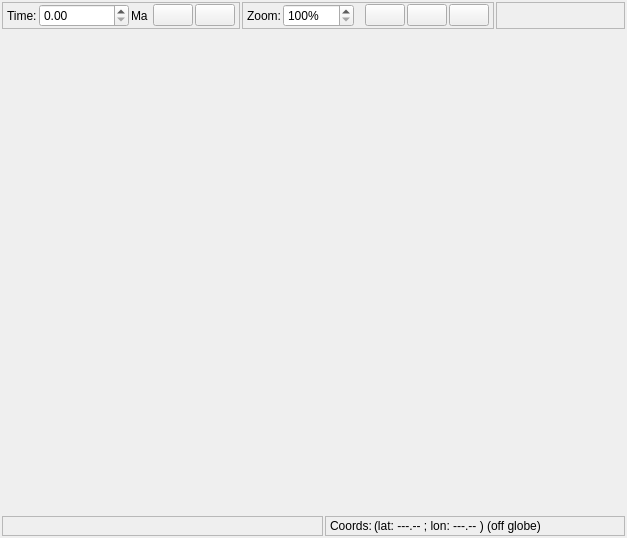
<ui version="4.0" >
 <class>ReconstructionViewWidget</class>
 <widget class="QWidget" name="ReconstructionViewWidget" >
  <property name="geometry" >
   <rect>
    <x>0</x>
    <y>0</y>
    <width>627</width>
    <height>538</height>
   </rect>
  </property>
  <property name="sizePolicy" >
   <sizepolicy vsizetype="Expanding" hsizetype="Expanding" >
    <horstretch>0</horstretch>
    <verstretch>0</verstretch>
   </sizepolicy>
  </property>
  <property name="windowTitle" >
   <string>Form</string>
  </property>
  <layout class="QGridLayout" >
   <property name="leftMargin" >
    <number>2</number>
   </property>
   <property name="topMargin" >
    <number>2</number>
   </property>
   <property name="rightMargin" >
    <number>2</number>
   </property>
   <property name="bottomMargin" >
    <number>2</number>
   </property>
   <property name="horizontalSpacing" >
    <number>2</number>
   </property>
   <property name="verticalSpacing" >
    <number>2</number>
   </property>
   <item row="0" column="0" >
    <layout class="QHBoxLayout" >
     <item>
      <widget class="QFrame" name="frame_reconstruction_time" >
       <property name="sizePolicy" >
        <sizepolicy vsizetype="Preferred" hsizetype="Preferred" >
         <horstretch>0</horstretch>
         <verstretch>0</verstretch>
        </sizepolicy>
       </property>
       <property name="frameShape" >
        <enum>QFrame::StyledPanel</enum>
       </property>
       <property name="frameShadow" >
        <enum>QFrame::Raised</enum>
       </property>
       <layout class="QHBoxLayout" >
        <property name="spacing" >
         <number>2</number>
        </property>
        <property name="leftMargin" >
         <number>4</number>
        </property>
        <property name="topMargin" >
         <number>1</number>
        </property>
        <property name="rightMargin" >
         <number>4</number>
        </property>
        <property name="bottomMargin" >
         <number>1</number>
        </property>
        <item>
         <widget class="QLabel" name="label_reconstruction_time" >
          <property name="text" >
           <string>Time:</string>
          </property>
         </widget>
        </item>
        <item>
         <widget class="QDoubleSpinBox" name="spinbox_reconstruction_time" >
          <property name="sizePolicy" >
           <sizepolicy vsizetype="Fixed" hsizetype="Minimum" >
            <horstretch>0</horstretch>
            <verstretch>0</verstretch>
           </sizepolicy>
          </property>
          <property name="minimumSize" >
           <size>
            <width>90</width>
            <height>0</height>
           </size>
          </property>
          <property name="toolTip" >
           <string>Set reconstruction time  Ctrl+T</string>
          </property>
          <property name="maximum" >
           <double>9999.000000000000000</double>
          </property>
         </widget>
        </item>
        <item>
         <widget class="QLabel" name="label_reconstruction_unit" >
          <property name="text" >
           <string>Ma </string>
          </property>
         </widget>
        </item>
        <item>
         <widget class="QPushButton" name="button_reconstruction_increment" >
          <property name="toolTip" >
           <string>Increment reconstruction time  Ctrl-I</string>
          </property>
          <property name="icon" >
           <iconset resource="../qt-resources/qt_widgets.qrc" >:/gnome_seek_backward_22.png</iconset>
          </property>
          <property name="iconSize" >
           <size>
            <width>22</width>
            <height>22</height>
           </size>
          </property>
          <property name="autoRepeat" >
           <bool>true</bool>
          </property>
          <property name="autoRepeatInterval" >
           <number>200</number>
          </property>
         </widget>
        </item>
        <item>
         <widget class="QPushButton" name="button_reconstruction_decrement" >
          <property name="toolTip" >
           <string>Decrement reconstruction time  Ctrl-Shift-I</string>
          </property>
          <property name="icon" >
           <iconset resource="../qt-resources/qt_widgets.qrc" >:/gnome_seek_forward_22.png</iconset>
          </property>
          <property name="iconSize" >
           <size>
            <width>22</width>
            <height>22</height>
           </size>
          </property>
          <property name="autoRepeat" >
           <bool>true</bool>
          </property>
          <property name="autoRepeatInterval" >
           <number>200</number>
          </property>
          <property name="flat" >
           <bool>false</bool>
          </property>
         </widget>
        </item>
       </layout>
      </widget>
     </item>
     <item>
      <widget class="QFrame" name="frame_zoom_amount" >
       <property name="sizePolicy" >
        <sizepolicy vsizetype="Preferred" hsizetype="Preferred" >
         <horstretch>0</horstretch>
         <verstretch>0</verstretch>
        </sizepolicy>
       </property>
       <property name="frameShape" >
        <enum>QFrame::StyledPanel</enum>
       </property>
       <property name="frameShadow" >
        <enum>QFrame::Raised</enum>
       </property>
       <layout class="QHBoxLayout" >
        <property name="spacing" >
         <number>2</number>
        </property>
        <property name="leftMargin" >
         <number>4</number>
        </property>
        <property name="topMargin" >
         <number>1</number>
        </property>
        <property name="rightMargin" >
         <number>4</number>
        </property>
        <property name="bottomMargin" >
         <number>1</number>
        </property>
        <item>
         <widget class="QLabel" name="label_zoom_percent" >
          <property name="text" >
           <string>Zoom:</string>
          </property>
         </widget>
        </item>
        <item>
         <widget class="QDoubleSpinBox" name="spinbox_zoom_percent" >
          <property name="toolTip" >
           <string>Set zoom amount</string>
          </property>
          <property name="suffix" >
           <string>%</string>
          </property>
          <property name="decimals" >
           <number>0</number>
          </property>
          <property name="minimum" >
           <double>100.000000000000000</double>
          </property>
          <property name="maximum" >
           <double>10000.000000000000000</double>
          </property>
          <property name="singleStep" >
           <double>5.000000000000000</double>
          </property>
         </widget>
        </item>
        <item>
         <widget class="QLabel" name="label" >
          <property name="text" >
           <string/>
          </property>
         </widget>
        </item>
        <item>
         <widget class="QPushButton" name="button_zoom_in" >
          <property name="toolTip" >
           <string>Zoom in</string>
          </property>
          <property name="icon" >
           <iconset resource="../qt-resources/qt_widgets.qrc" >:/gnome_zoom_in_22.png</iconset>
          </property>
          <property name="iconSize" >
           <size>
            <width>22</width>
            <height>22</height>
           </size>
          </property>
          <property name="flat" >
           <bool>false</bool>
          </property>
         </widget>
        </item>
        <item>
         <widget class="QPushButton" name="button_zoom_out" >
          <property name="toolTip" >
           <string>Zoom out</string>
          </property>
          <property name="icon" >
           <iconset resource="../qt-resources/qt_widgets.qrc" >:/gnome_zoom_out_22.png</iconset>
          </property>
          <property name="iconSize" >
           <size>
            <width>22</width>
            <height>22</height>
           </size>
          </property>
          <property name="flat" >
           <bool>false</bool>
          </property>
         </widget>
        </item>
        <item>
         <widget class="QPushButton" name="button_zoom_reset" >
          <property name="toolTip" >
           <string>Reset zoom level</string>
          </property>
          <property name="icon" >
           <iconset resource="../qt-resources/qt_widgets.qrc" >:/gnome_zoom_original_22.png</iconset>
          </property>
          <property name="iconSize" >
           <size>
            <width>22</width>
            <height>22</height>
           </size>
          </property>
          <property name="flat" >
           <bool>false</bool>
          </property>
         </widget>
        </item>
       </layout>
      </widget>
     </item>
     <item>
      <widget class="QFrame" name="frame_2" >
       <property name="frameShape" >
        <enum>QFrame::StyledPanel</enum>
       </property>
       <property name="frameShadow" >
        <enum>QFrame::Raised</enum>
       </property>
       <layout class="QHBoxLayout" >
        <property name="leftMargin" >
         <number>4</number>
        </property>
        <property name="topMargin" >
         <number>1</number>
        </property>
        <property name="rightMargin" >
         <number>4</number>
        </property>
        <property name="bottomMargin" >
         <number>1</number>
        </property>
        <item>
         <spacer>
          <property name="orientation" >
           <enum>Qt::Horizontal</enum>
          </property>
          <property name="sizeHint" >
           <size>
            <width>40</width>
            <height>20</height>
           </size>
          </property>
         </spacer>
        </item>
       </layout>
      </widget>
     </item>
    </layout>
   </item>
   <item row="1" column="0" >
    <widget class="QWidget" native="1" name="globe_canvas_place_holder" >
     <property name="sizePolicy" >
      <sizepolicy vsizetype="Expanding" hsizetype="Expanding" >
       <horstretch>0</horstretch>
       <verstretch>0</verstretch>
      </sizepolicy>
     </property>
    </widget>
   </item>
   <item row="2" column="0" >
    <layout class="QHBoxLayout" >
     <item>
      <widget class="QFrame" name="frame" >
       <property name="frameShape" >
        <enum>QFrame::StyledPanel</enum>
       </property>
       <property name="frameShadow" >
        <enum>QFrame::Raised</enum>
       </property>
       <layout class="QHBoxLayout" >
        <property name="leftMargin" >
         <number>4</number>
        </property>
        <property name="topMargin" >
         <number>1</number>
        </property>
        <property name="rightMargin" >
         <number>4</number>
        </property>
        <property name="bottomMargin" >
         <number>1</number>
        </property>
        <item>
         <spacer>
          <property name="orientation" >
           <enum>Qt::Horizontal</enum>
          </property>
          <property name="sizeHint" >
           <size>
            <width>20</width>
            <height>16</height>
           </size>
          </property>
         </spacer>
        </item>
       </layout>
      </widget>
     </item>
     <item>
      <widget class="QFrame" name="frame_cursor_coordinates" >
       <property name="sizePolicy" >
        <sizepolicy vsizetype="Preferred" hsizetype="Minimum" >
         <horstretch>0</horstretch>
         <verstretch>0</verstretch>
        </sizepolicy>
       </property>
       <property name="minimumSize" >
        <size>
         <width>300</width>
         <height>16</height>
        </size>
       </property>
       <property name="maximumSize" >
        <size>
         <width>300</width>
         <height>16777215</height>
        </size>
       </property>
       <property name="frameShape" >
        <enum>QFrame::StyledPanel</enum>
       </property>
       <property name="frameShadow" >
        <enum>QFrame::Raised</enum>
       </property>
       <layout class="QHBoxLayout" >
        <property name="spacing" >
         <number>2</number>
        </property>
        <property name="leftMargin" >
         <number>4</number>
        </property>
        <property name="topMargin" >
         <number>1</number>
        </property>
        <property name="rightMargin" >
         <number>4</number>
        </property>
        <property name="bottomMargin" >
         <number>1</number>
        </property>
        <item>
         <widget class="QLabel" name="label_coordinates" >
          <property name="sizePolicy" >
           <sizepolicy vsizetype="Preferred" hsizetype="Minimum" >
            <horstretch>0</horstretch>
            <verstretch>0</verstretch>
           </sizepolicy>
          </property>
          <property name="text" >
           <string>Coords:</string>
          </property>
         </widget>
        </item>
        <item>
         <widget class="QLabel" name="label_cursor_coordinates" >
          <property name="sizePolicy" >
           <sizepolicy vsizetype="Preferred" hsizetype="Expanding" >
            <horstretch>0</horstretch>
            <verstretch>0</verstretch>
           </sizepolicy>
          </property>
          <property name="text" >
           <string>(lat: ---.-- ; lon: ---.-- ) (off globe)</string>
          </property>
         </widget>
        </item>
       </layout>
      </widget>
     </item>
    </layout>
   </item>
  </layout>
 </widget>
 <resources>
  <include location="../qt-resources/qt_widgets.qrc" />
 </resources>
 <connections/>
</ui>
